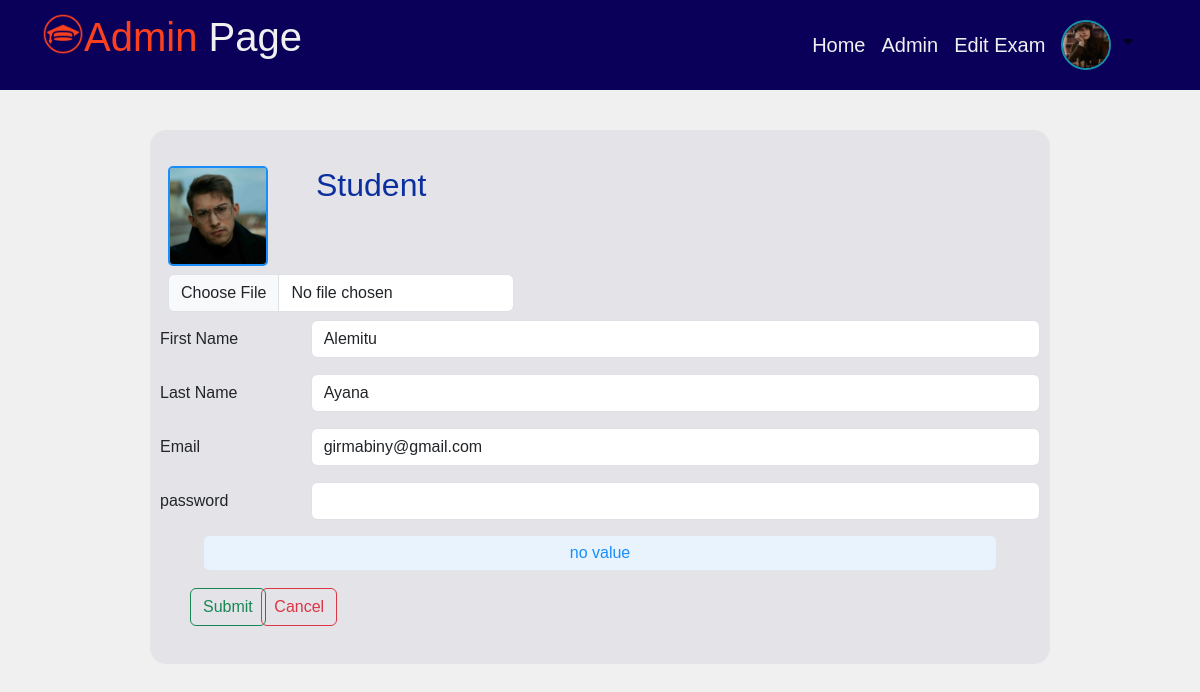
Page /admin/editStudent.php?editid=88 (signed in) on the committed database.
### tables this page shows
CREATE TABLE `customer` (
  `ID` int(7) NOT NULL,
  `first_name` varchar(30) NOT NULL,
  `last_name` varchar(30) NOT NULL,
  `email` varchar(60) DEFAULT NULL,
  `pass_word` varchar(100) DEFAULT NULL,
  `reg_date` timestamp NOT NULL DEFAULT current_timestamp() ON UPDATE current_timestamp(),
  `file` varchar(255) NOT NULL
);

### admin/editStudent.php (the view, shortened to what this page needs)
<!DOCTYPE html>
<html lang="en">
<head>
    <link rel="stylesheet" href="../bootstrap/bootstrap.css">
    <link rel="stylesheet" href="../css/adminPage.css">
</head>
<body>
    <?php
        include("../conn.php");
        $id=$_GET['editid'];
        $IdForScore=$id;
        $firstname='';
        $lastname= '';
        $email= '';
        if(isset($id)){
            $sql="SELECT * FROM `customer` WHERE ID='$id'";
            $result=mysqli_query($conn,$sql);
            $row=mysqli_fetch_assoc($result);
            $firstname=$row['first_name'];
            $lastname=$row['last_name'];
            $email=$row['email'];
            $image=$row['file'];
        }
    ?>
<?php include_once '../inc/navbar.php'; ?>
    <div class="container create-class">
        <form method="post" enctype="multipart/form-data">
                        <div class="container p-2" >
                            <div class="input-group profile-pic py-2" >
                                    <img src="../upload/<?php echo$image; ?>" alt="" style="height:100px; width:100px; object-fit:cover; border-radius:5px; border: 2px solid #198ef9;">
                                    <h2 class="mx-5" style="color:#0B2F9F;">Student</h2>
                            </div>
                            <div style="width:40%;">
                                <input type="file" class="form-control" id="inputGroupFile04" aria-describedby="inputGroupFileAddon04" aria-label="Upload" name="image">
                            </div>
                        </div>
                <div class="row mb-3">
                        <label for="colFormLabel" class="col-sm-2 col-form-label">First Name</label>
                        <div class="col-sm-10">
                            <input type="text" class="form-control" id="colFormLabel"  name="firstName" value="<?php echo$firstname;?>">
                        </div>
                </div>
                <div class="row mb-3">
                        <label for="colFormLabel" class="col-sm-2 col-form-label">Last Name</label>
                        <div class="col-sm-10">
                            <input type="text" class="form-control" id="colFormLabe2"  name="lastName" value="<?php echo$lastname;?>">
                        </div>
                </div>
                <div class="row mb-3">
                        <label for="colFormLabel" class="col-sm-2 col-form-label">Email</label>
                        <div class="col-sm-10">
                            <input type="text" class="form-control" id="colFormLabe3"  name="emailInput" value="<?php echo$email;?>">
                        </div>
                </div>
                <div class="row mb-3">
                        <label for="colFormLabel" class="col-sm-2 col-form-label">password</label>
                        <div class="col-sm-10">
                            <input type="password" class="form-control" id="colFormLabe4"  name="passwordInput" value="<?php ?>">
                        </div>
                </div>
                <div class="form-floating">
                <div class="container success-message" style="background:#e8f3fd;   color: #198ef9;">
                        <?php
                        $sql_for_sub="SELECT * FROM `score` WHERE `ID`='$IdForScore'";
                        $result_for_sub=mysqli_query($conn,$sql_for_sub);
                        $row=mysqli_num_rows($result_for_sub);
                        if( $row > 0){
                            while($row=mysqli_fetch_assoc($result_for_sub)){
                                $subId=$row['subId'];
                                $score=$row['score'];
                                $sqlSubject="SELECT  `Subject` FROM `subject` WHERE `subId`='$subId'";
                                $result_stm=mysqli_query($conn,$sqlSubject);
                                $row2=mysqli_fetch_assoc($result_stm);
                                $subject=$row2['Subject'];
                                echo $subject.':'.$score.'</br>';
                            }
                        }else{
                            echo "no value";
                        }
                        ?>
                    </div>
                </div>
                <div class="row buttom container  " style="margin:10px;">
                    <div class="col-1 p-2 d-md-inline d-sm-block"><button type="submit" class="btn btn-outline-success" id="signupbutton" name="submitButton">Submit</button></div>
                    <div class="col-1 p-2 d-md-inline d-sm-block"><button type="submit" class="btn btn-outline-danger" id="hello" name="cancelButton">Cancel</button></div>
                </div>
        </form>
    </div>
</body>
</html>

### inc/navbar.php (shortened to what this page needs)
<?php
include '../conn.php';
 $id=$_SESSION["id"];
?>
<!DOCTYPE html>
<html lang="en">
<head>
    <link rel="stylesheet" href="../bootstrap/bootstrap.css">
    <link rel="stylesheet" href="../css/adminPage.css">
    <link rel="stylesheet" href="../css/temp.css">
</head>
<body>
    <nav class="navbar navbar-expand-lg bg-first-color">
        <div class="container">
          <a class="navbar-brand fs-4" href="adminpage.php" >
            <img src="../img/icons8-education-100.png" ALIGN="left" alt="pear fruit picture" id="logo-image">
            <h1 class="company-name">
             <p class="c-red">Admin<span class="c-wihte"> Page</span></p>
            </h1>
          </a>
          <div class="sidebar offcanvas offcanvas-start" tabindex="-1" id="offcanvasNavbar" aria-labelledby="offcanvasNavbarLabel">
            <div class="offcanvas-body">
              <ul class="navbar-nav justify-content-end fs-5 flex-grow-1 pe-3 ">
                <li class="nav-item center-text my-class">
                  <a class="nav-link  active my-class c-wihte" aria-current="page" href="adminpage.php" id="hello-color">Home</a>
                </li>
                <li class="nav-item center-text my-class">
                <a class="nav-link my-class c-wihte" href="admin.php">Admin</a>
                </li>
                <li class="nav-item dropdown center-text my-class">
                <a class="nav-link my-class c-wihte" href="editExamQus.php">Edit Exam</a>
                </li>
                <li class="nav-item dropdown my-class">
                  <div class="conainer">
                  <a class="nav-link dropdown-toggle my-class" id="profilePicture" href="#" role="button" data-bs-toggle="dropdown" aria-expanded="false">
                  <?php
                      $query="SELECT  * FROM `admin` WHERE ID='$id'";
                      $result=mysqli_query($conn,$query);
                      while($row=mysqli_fetch_assoc($result)){
                        $fileName=$row['file']; ?>
                        <img src="../upload/<?php echo $fileName;?>" class="rounded-circle">
                     <?php }
                      ?>
                  </a>
                  </div>
                </li>
              </ul>
            </div>
          </div>
        </div>
      </nav>
</body>
</html>

### css/adminPage.css (style rules this page uses)
* { margin: 0; padding: 0; }
body { font-family: 'Gill Sans', 'Gill Sans MT', Calibri, 'Trebuchet MS', sans-serif; background-color: #f0f0f0; position: relative; }
.create-class { max-width: 75%; background-color: #0b005a0e; margin: 40px auto; padding: 20px 10px; border-radius: 16px; }
.success-message { color: #0f6d40; background-color: #4bdd96b6; padding: 5px ; width: 90%; font-size:16px; margin:5px auto; text-align: center; border-radius: 5px; }

### css/temp.css (style rules this page uses)
* { margin: 0; padding: 0; }
nav { background-color: #88D66C; color: #f0f0f0; }
#logo-image { width: 42px; height: 42px; }
#profilePicture img { width:50px; height:50px; object-fit:cover; border: 2px solid #188FA7; }
.center-text { text-align: center; align-content: center; }
.bg-first-color { background-color: #0a005a; }
.c-red { color: #fc411e; }
.c-wihte { color: #f0f0f0; }
#hello-color { color: #f0f0f0; }

### rows in the picture
customer: file (picture), firstName "Alemitu", lastName "Ayana", emailInput "girmabiny@gmail.com"
